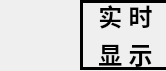
   <widget class="QGroupBox" name="horizontalGroupBox">
    <property name="geometry">
     <rect>
      <x>10</x>
      <y>10</y>
      <width>166</width>
      <height>71</height>
     </rect>
    </property>
    <property name="styleSheet">
     <string notr="true">border:none</string>
    </property>
    <widget class="QLabel" name="LogoLabel">
     <property name="geometry">
      <rect>
       <x>2</x>
       <y>2</y>
       <width>81</width>
       <height>76</height>
      </rect>
     </property>
     <property name="styleSheet">
      <string notr="true">border:none</string>
     </property>
     <property name="text">
      <string/>
     </property>
    </widget>
    <widget class="QWidget" name="verticalWidget_4" native="true">
     <property name="geometry">
      <rect>
       <x>80</x>
       <y>0</y>
       <width>91</width>
       <height>70</height>
      </rect>
     </property>
     <property name="styleSheet">
      <string notr="true">border:3px solid</string>
     </property>
     <layout class="QVBoxLayout" name="verticalLayout_2">
      <item alignment="Qt::AlignHCenter">
       <widget class="QLabel" name="label_2">
        <property name="font">
         <font>
          <family>微软雅黑</family>
          <pointsize>18</pointsize>
          <weight>75</weight>
          <bold>true</bold>
         </font>
        </property>
        <property name="autoFillBackground">
         <bool>false</bool>
        </property>
        <property name="styleSheet">
         <string notr="true">border:none</string>
        </property>
        <property name="lineWidth">
         <number>2</number>
        </property>
        <property name="text">
         <string>实 时</string>
        </property>
        <property name="alignment">
         <set>Qt::AlignCenter</set>
        </property>
        <property name="wordWrap">
         <bool>true</bool>
        </property>
       </widget>
      </item>
      <item alignment="Qt::AlignHCenter">
       <widget class="QLabel" name="label_3">
        <property name="font">
         <font>
          <family>微软雅黑</family>
          <pointsize>18</pointsize>
          <weight>75</weight>
          <bold>true</bold>
         </font>
        </property>
        <property name="styleSheet">
         <string notr="true">border:none</string>
        </property>
        <property name="text">
         <string>显 示</string>
        </property>
        <property name="alignment">
         <set>Qt::AlignCenter</set>
        </property>
       </widget>
      </item>
     </layout>
    </widget>
   </widget>
